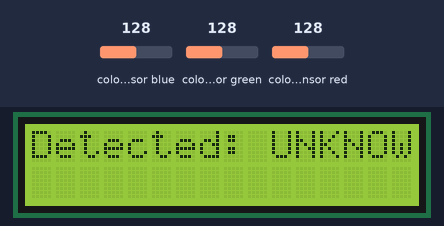
The sketch below on a simulated Arduino Uno, built with avr-gcc and run on an emulated ATmega328P. Parts: 16×2 character LCD. The test bench sets the inputs (shaded band); at power-on: colour sensor green 128, colour sensor red 128, colour sensor blue 128. What the sketch prints to the serial monitor is not drawn.

Above: at 3.2 s.
3.3 s: colour sensor green set to 5
At 5.7 s:
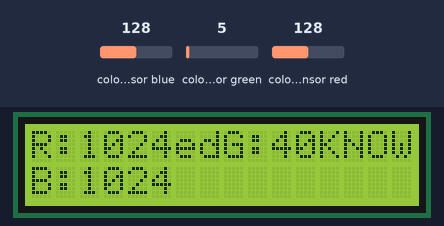
10.8 s: colour sensor red set to 5
At 13.2 s:
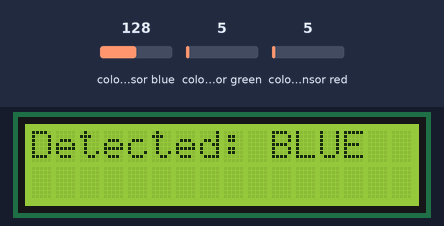
18.6 s: colour sensor green set to 250
At 22.2 s:
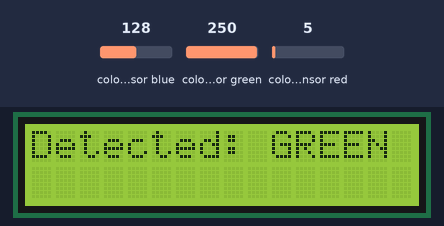
26.2 s: colour sensor blue set to 191
At 27.6 s:
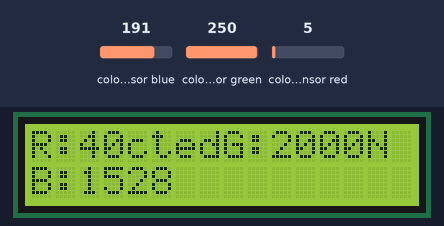
34.0 s: colour sensor red set to 64
At 36.4 s:
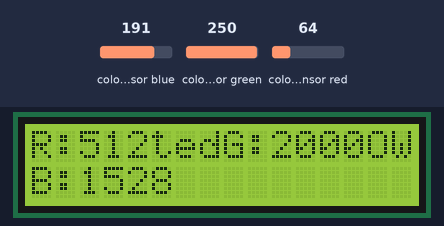
41.7 s: colour sensor blue set to 5
At 45.7 s:
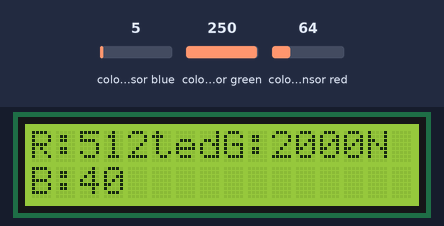
Timing chart, 0 to 47.2 s (numbered marks = the images above; inputs shaded):
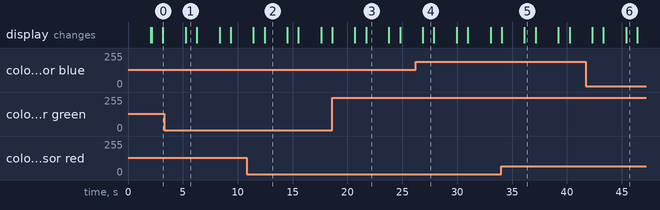

Measured:
- after the input at 3.3 s, the display: changes after 2.0 s (image 1)
- after the input at 10.8 s, the display: first changes after 0.63 s (image 2 shows a later state)
- after the input at 18.6 s, the display: first differs from a run without the input after 2.1 s (image 3 shows a later state)
- after the input at 26.2 s, the display: changes after 0.66 s (image 4)
- after the input at 34.0 s, the display: first differs from a run without the input after 2.1 s (image 5)
- after the input at 41.7 s, the display: first changes after 0.60 s (image 6 shows a later state)
- what the display in image 1 shows lasts 1.0 s, from 5.3 s to 6.3 s

The sketch:

Color.ino
```cpp
#include <Wire.h>
#include <Adafruit_TCS34725.h>
#include <LiquidCrystal_I2C.h>

LiquidCrystal_I2C lcd(0x27, 16, 2);  // Initialize LCD at I2C address 0x27
Adafruit_TCS34725 tcs = Adafruit_TCS34725(TCS34725_INTEGRATIONTIME_700MS, TCS34725_GAIN_4X);

void setup() {
  Serial.begin(9600);

  lcd.begin(16, 2);
  lcd.backlight();
  lcd.setCursor(0, 0);
  lcd.print("Color Detection");

  if (tcs.begin()) {
    Serial.println("Color sensor found.");
    lcd.setCursor(0, 1);
    lcd.print("Sensor Online");
  } else {
    Serial.println("No TCS34725 found.");
    while (1);
  }
  delay(2000);
  lcd.clear();
}

void loop() {
  uint16_t r, g, b, c;
  tcs.getRawData(&r, &g, &b, &c);

  // Calculate clear, red, green, and blue values
  float clearVal = c;
  float redVal = (float)r / clearVal;
  float greenVal = (float)g / clearVal;
  float blueVal = (float)b / clearVal;

  Serial.print("R: "); Serial.print(r);
  Serial.print(" G: "); Serial.print(g);
  Serial.print(" B: "); Serial.print(b);
  Serial.print(" C: "); Serial.println(c);

  lcd.setCursor(0, 0);
  lcd.print("R:");
  lcd.print(r);
  lcd.setCursor(8, 0);
  lcd.print("G:");
  lcd.print(g);
  lcd.setCursor(0, 1);
  lcd.print("B:");
  lcd.print(b);

  delay(1000);

  // Interpret color
  interpretColor(redVal, greenVal, blueVal);
}

void interpretColor(float r, float g, float b) {
  lcd.clear();
  lcd.setCursor(0, 0);

  if (r > 0.6 && g < 0.4 && b < 0.4) {
    lcd.print("Detected: RED");
  } else if (r < 0.4 && g > 0.6 && b < 0.4) {
    lcd.print("Detected: GREEN");
  } else if (r < 0.4 && g < 0.4 && b > 0.6) {
    lcd.print("Detected: BLUE");
  } else if (r > 0.5 && g > 0.5 && b < 0.4) {
    lcd.print("Detected: YELLOW");
  } else if (r > 0.5 && g > 0.5 && b > 0.5) {
    lcd.print("Detected: WHITE");
  } else {
    lcd.print("Detected: UNKNOWN");
  }
  delay(2000);
}
```
